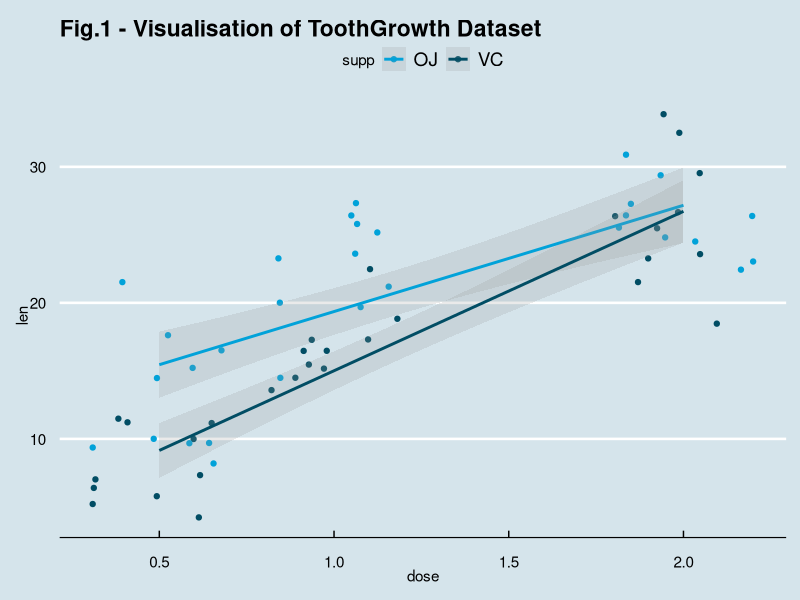
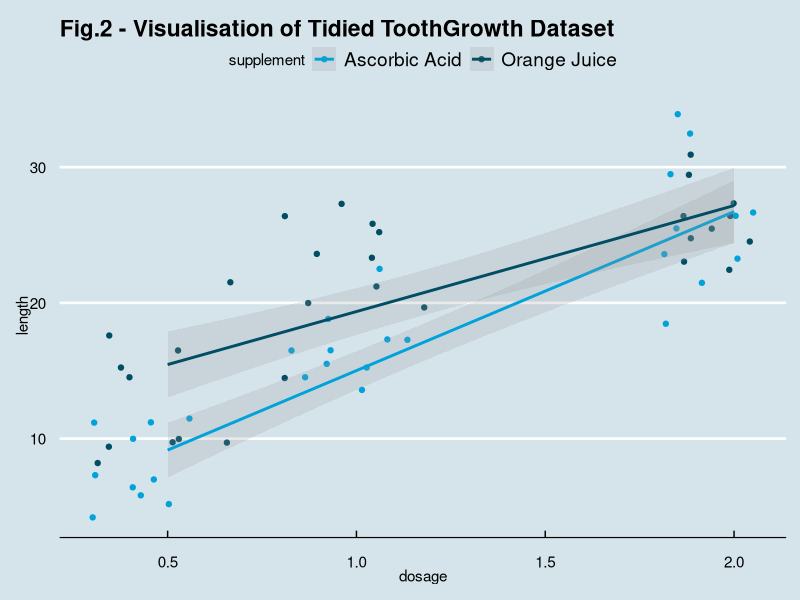

Write the R code that produced these figures, in order. (Note: this script raises an error after producing the figures.)
## ---- chunk 1
library("dplyr")
# library("reshape2")
library("ggplot2")
    library("gridExtra")
    library("ggthemes")
library("knitr")

data(ToothGrowth)
    head(ToothGrowth)
## ---- chunk 2
s <- ggplot(ToothGrowth, aes(x=dose, y=len, colour=supp))+
    geom_jitter()+
    geom_smooth(method="lm", alpha=0.2)+
        labs(title="Fig.1 - Visualisation of ToothGrowth Dataset")+
            theme_economist()+
            scale_color_economist()
s
## ---- chunk 3
names(ToothGrowth) <- c("length", "supplement", "dosage")

ToothGrowth$supplement <- sapply(ToothGrowth$supplement, gsub, 
                                 pattern="OJ", replacement="Orange Juice")
ToothGrowth$supplement <- sapply(ToothGrowth$supplement, gsub, 
                                 pattern="VC", replacement="Ascorbic Acid")

s <- ggplot(ToothGrowth, aes(x=dosage, y=length, colour=supplement))+
    geom_jitter()+
    geom_smooth(method="lm", alpha=0.2)+
        labs(title="Fig.2 - Visualisation of Tidied ToothGrowth Dataset")+
            theme_economist()+
            scale_color_economist()
s
## ---- chunk 4
TG_summary <- ToothGrowth %>% select(supplement, dosage, length) %>% 
    group_by(supplement, dosage) %>% summarise(average_length = mean(length)) %>% 
    ungroup() %>% select(dosage, supplement, average_length) %>% arrange(dosage, supplement)

kable(TG_summary, caption="Summary Table of the ToothGrowth dataset")

## ---- chunk 5
TG0.5 <- subset(ToothGrowth, dosage==0.5)

    tt0.5 <- t.test(length ~ supplement, paired = FALSE, var.equal = FALSE, data = TG0.5)
        tt0.5
        
TG1 <- subset(ToothGrowth, dosage==1)

    tt1 <- t.test(length ~ supplement, paired = FALSE, var.equal = FALSE, data = TG1)
        tt1
        
TG2 <- subset(ToothGrowth, dosage==2)

    tt2 <- t.test(length ~ supplement, paired = FALSE, var.equal = FALSE, data = TG2)
        tt2

## ---- chunk 6
result <- data.frame(cbind(
    distinct(TG_summary, dosage)$dosage,
    c(tt0.5$estimate[[1]]-tt0.5$estimate[[2]],
      tt1$estimate[[1]]-tt1$estimate[[2]],
      tt2$estimate[[1]]-tt2$estimate[[2]]),
    c(tt0.5$p.value, tt1$p.value, tt2$p.value)
))
        names(result) <- c("dosage", "difference(VC-OJ)", "p_value")
        
sig <- function(x){
    ifelse(x<0.01, "highly significant", ifelse(x<0.05, "significant", "not significant"))
}
        
        result$significance <- sapply(result$p_value, sig)
        
    kable(result, caption="Inference Result for Each Dosage Group")
